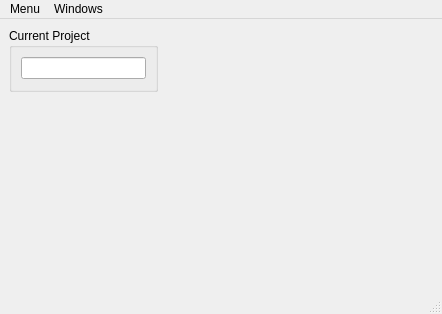
<?xml version="1.0" encoding="UTF-8"?>
<ui version="4.0">
 <class>MainWindow</class>
 <widget class="QMainWindow" name="MainWindow">
  <property name="geometry">
   <rect>
    <x>0</x>
    <y>0</y>
    <width>442</width>
    <height>314</height>
   </rect>
  </property>
  <property name="windowTitle">
   <string>Trasker QT Client</string>
  </property>
  <widget class="QWidget" name="centralwidget">
   <widget class="QGroupBox" name="groupBox">
    <property name="geometry">
     <rect>
      <x>9</x>
      <y>9</y>
      <width>149</width>
      <height>64</height>
     </rect>
    </property>
    <property name="title">
     <string>Current Project</string>
    </property>
    <layout class="QHBoxLayout" name="horizontalLayout">
     <item>
      <widget class="QLineEdit" name="lineEdit"/>
     </item>
    </layout>
   </widget>
  </widget>
  <widget class="QMenuBar" name="menubar">
   <property name="geometry">
    <rect>
     <x>0</x>
     <y>0</y>
     <width>442</width>
     <height>28</height>
    </rect>
   </property>
   <widget class="QMenu" name="menuMenu">
    <property name="title">
     <string>Menu</string>
    </property>
   </widget>
   <widget class="QMenu" name="menuWindows">
    <property name="title">
     <string>Windows</string>
    </property>
    <addaction name="separator"/>
    <addaction name="actionTask_tree"/>
    <addaction name="actionTime_Edit"/>
   </widget>
   <addaction name="menuMenu"/>
   <addaction name="menuWindows"/>
  </widget>
  <widget class="QStatusBar" name="statusbar"/>
  <action name="actionTask_tree">
   <property name="text">
    <string>Task tree</string>
   </property>
  </action>
  <action name="actionTime_Edit">
   <property name="text">
    <string>Time Edit</string>
   </property>
  </action>
 </widget>
 <resources>
  <include location="systray.qrc"/>
  <include location="tlist.qrc"/>
 </resources>
 <connections/>
</ui>
